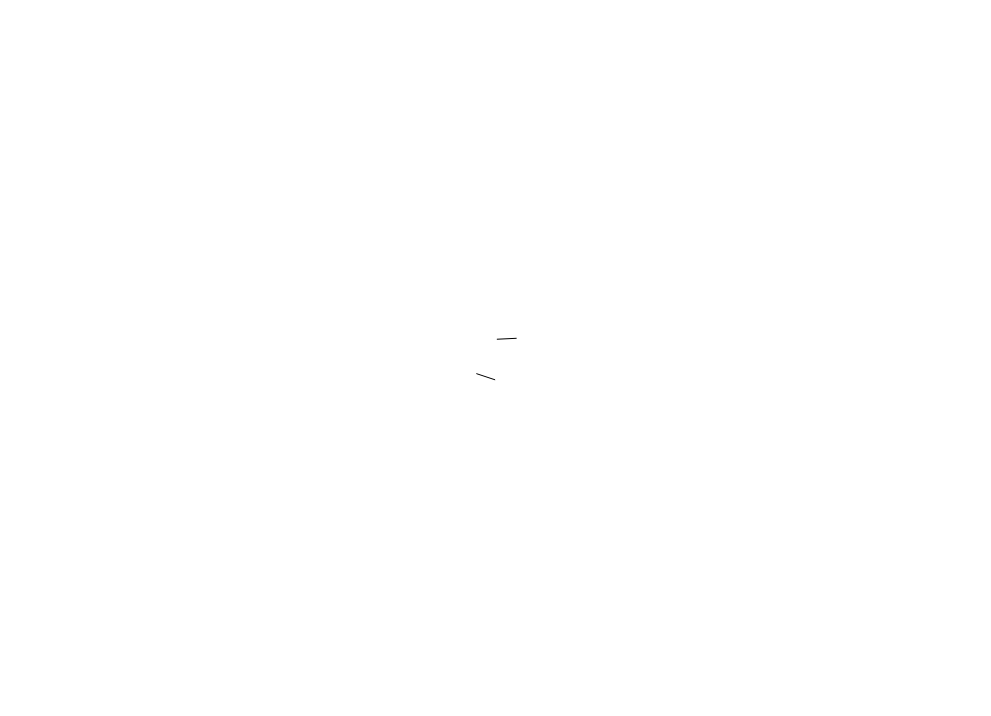
Frame 1 (no input)
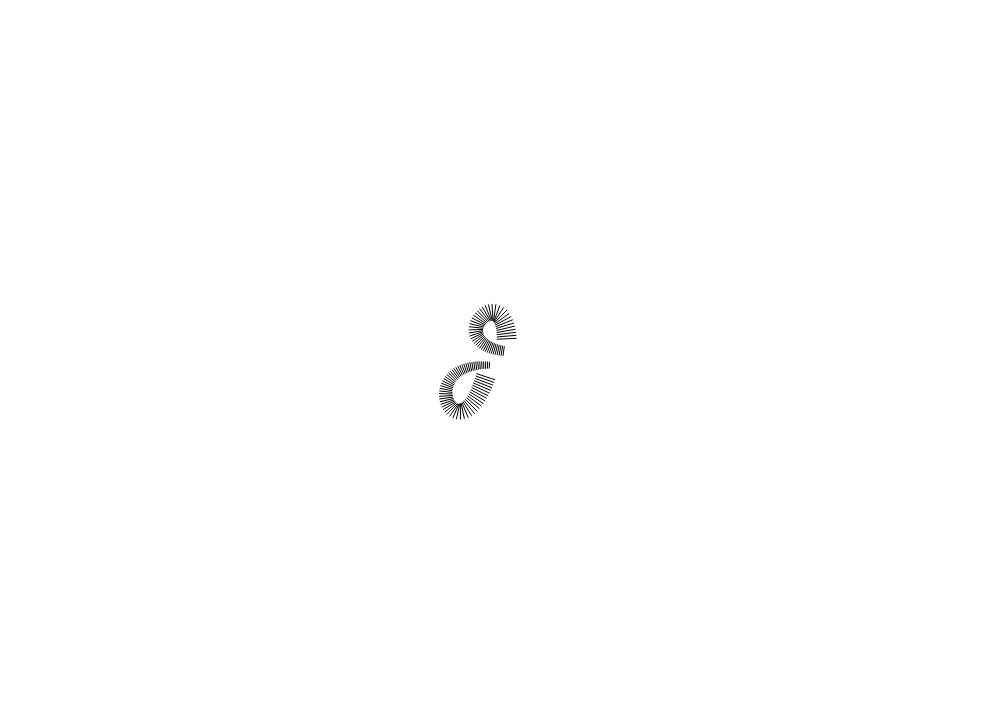
Frame 60 (no input)
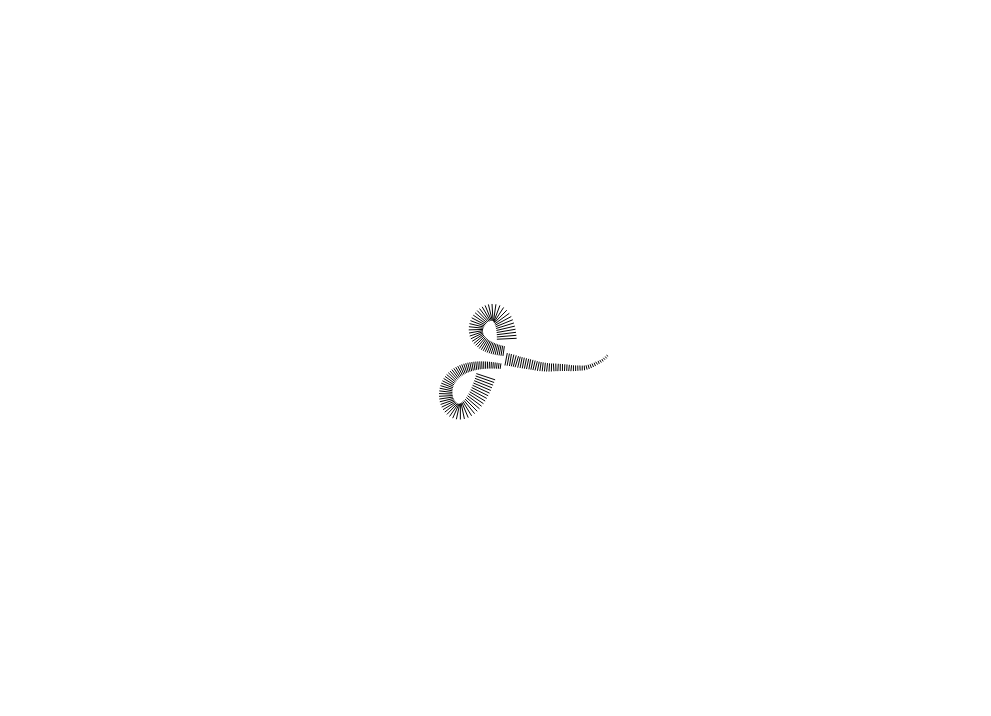
Frame 120 (the mouse pressed at the canvas centre since frame 60)

The p5.js sketch that drew these frames (run headless with seeded random() and noise() and a simulated clock; from frame 60 on, the mouse is pressed at the canvas centre):

// p5.js sketch
// ── sketch.js
/*
todo/versions:
[ ] get the convergence running 
  [x] add basic step functionality
  [x] get it running for 2 random points.
  [x] let them just continue in a straight spike afterwards
  [ ] test & tweak -> thickness
[ ] do the same thing but with text points
  [ ] try embroidering different fonts
  [ ] test & tweak -> font choice, vertex interpolation (if necessary)
[ ] implement scanning
  [ ] from this phase on i dont think i need to do a lot of test runs
[ ] implement divergence
[ ] implement flowers
*/

const STEP_SIZE = 4; //in DU
const START_THICKNESS = 35;
const THICKNESS_FALLOFF = 0.4; //only for debugging

let runners = [];
let sections = [];
let coords = [];

// hoop sizes expressed in du ( dst units: 1du = 0.1mm)
// these are from the manual. supposedly if we stay within that range they should read but needs testing.
const HOOP = {
  s:{
    w: 1000,
    h: 1000
  },
  l:{
    w:1800,
    h:1300
  }
}

const DISPLAY_RATIO = 0.55;

function preload() {
}

function setup() {
  createCanvas( 
    ceil(DISPLAY_RATIO * HOOP.l.w), 
    ceil(DISPLAY_RATIO * HOOP.l.h) 
  );

  angleMode(RADIANS);
  
  // get starting runners from text

  // 2 test runners to get convergence. want these kinda close together but not necessarily facing the same direction
  runners.push(new runner(
    HOOP.l.w*0.5 + (random() - 0.5) * 100, 
    HOOP.l.h*0.5 + (random() - 0.5) * 100,
    random()*2*PI,
    START_THICKNESS
  ));
  runners.push(new runner(
    HOOP.l.w*0.5 + (random() - 0.5) * 100, 
    HOOP.l.h*0.5 + (random() - 0.5) * 100,
    random()*2*PI,
    START_THICKNESS
  ));

  // set all to convergent mode with eachother
  runners[0].compute_converge(1);
}

function draw() {
  // step all runners (non parallel)
  for(const runner of runners){
    fill("red")
    noStroke();
    if(runner.live) runner.scan();
  }
  
  for(const runner of runners){
    stroke(0)
    noFill();
    if(runner.live) runner.step();
  }

  // step all flowers?

  // export when all runners & flowers are dead
  // start with 2 stitch sections so i dont have to do any fucked up interpolation.
  // honestly prettier that way anyway
}


function keyPressed(){
  if(key === 'e' || key === 'E'){
    coords = [];
    //reset all section embroidered properties for repeatability

    while(sections.some(s => !s.embroidered)){
      sections.find(s => !s.embroidered).embroider();
    }

    dst.export(coords,"tendrils_2_points")
  }
}
// ── runner.js
class runner {
  constructor(x, y, dir, thickness){
    this.live = true;

    this.id = runners.length;
    this.pos = createVector(x,y);
    this.dir = dir;
    this.thickness = thickness;

    this.last_sections = [];

    this.converging = false;
    this.converge_path = [];
    this.converge_complete = false;
    this.converge_partner = null;
  }
  
  scan(){
    if(this.converging){
        if(this.converge_complete){
            return;
        }

        this.pos = this.converge_path.shift();

        if(this.converge_path.length == 0){
            const partner = runners[this.converge_partner];
            if(partner.converge_complete){
                this.step();
                partner.step();
                this.live = false;
                partner.live = false;
                runners.push(new runner(
                    0.5 * (this.pos.x + partner.pos.x),
                    0.5 * (this.pos.y + partner.pos.y),
                    this.dir,
                    (this.thickness + partner.thickness) * 0.9
                ));
                runners[runners.length - 1].last_sections = [this.last_sections[0], partner.last_sections[0]];
                return;
            }
            else{
                this.step();
                this.converge_complete = true;
                return;
            }
        }

        this.dir = p5.Vector.sub(this.converge_path[0], this.pos).heading();

        return;
    }

    // scan for nutrients

    // decide converge/diverge/step

    // if step -> shift direction
    const max_angle = Math.atan(STEP_SIZE / this.thickness);

    // set temporary test angle
    this.dir = (this.dir + (noise(this.id*100, frameCount)-0.5) * max_angle) % (2*PI);
    
    // move position
    this.pos.add(p5.Vector.fromAngle(this.dir, STEP_SIZE));
  }

  step(){
    // dont do shit if its waiting
    if(this.converging && this.converge_complete){
        return;
    }

    //process nutrients
        // evaluate nutrient map at new pos
        // change thickness accordingly
    this.thickness -= THICKNESS_FALLOFF;

    if(this.thickness < 2){
        this.live = false;
        return;
    }

    // push section
    sections.push(new section(this.pos.copy(), this.dir, this.thickness));
    for(const section of this.last_sections){
        sections[section].next = sections.length-1;
    }
    this.last_sections = [sections.length - 1];
    
    const p0 = p5.Vector.add(this.pos, p5.Vector.fromAngle(this.dir, this.thickness*0.5).rotate(0.5*PI));
    const p1 = p5.Vector.add(this.pos, p5.Vector.fromAngle(this.dir, this.thickness*0.5).rotate(-0.5*PI));
    line(
        DISPLAY_RATIO * p0.x,
        DISPLAY_RATIO * p0.y,
        DISPLAY_RATIO * p1.x,
        DISPLAY_RATIO * p1.y
    );
  }

  // convergence path calculation is handled by the runner that initializes the convergence.
  compute_converge(partner_id){
    const partner = runners[partner_id];

    // start computing the actual path :( ahhhh
    let avg_dir = 0.5 * (this.dir + partner.dir);
    if(Math.abs(avg_dir - this.dir) > 0.25*PI){
        avg_dir = (avg_dir + PI) % (2*PI)
    } // literally just getting the avg angle is already hacked lmaoo

    let check_pos = createVector(
        0.5 * (this.pos.x + partner.pos.x),
        0.5 * (this.pos.y + partner.pos.y)
    );

    // just retry finding it until its got smth ok
    let path_length = Infinity;
    let path1_length = 0;
    let path2_length = 0;
    while(check_pos.dist(this.pos) < 100){
        check_pos.add(p5.Vector.fromAngle(avg_dir, STEP_SIZE));

        //temp debugging
        // circle(DISPLAY_RATIO * check_pos.x,DISPLAY_RATIO * check_pos.y,2)

        // now compute bezier towards goal for both
        let path1 = [];
        let path2 = [];
        for(let handle_length = 20; handle_length < 150; handle_length += 10){
            if(!path1.length) path1 = this.get_bezier(check_pos, avg_dir, handle_length);
            if(!path2.length) path2 = partner.get_bezier(check_pos, avg_dir, handle_length);
        }
        if(!path1.length || !path2.length) continue;

        path1_length = 0;
        path2_length = 0;
        for(let i=1; i < path1.length; i++){
            path1_length += p5.Vector.dist(path1[i], path1[i-1]);
        }
        for(let i=1; i < path2.length; i++){
            path2_length += p5.Vector.dist(path2[i], path2[i-1]);
        }
        
        if(path1 + path2 > path_length){
            break;
        } 
        
        this.converge_path = path1;
        partner.converge_path = path2;

        path_length = path1 + path2;
    }

    print(`final path_lengths: ${path1_length}, ${path2_length}`);
    
    // do the pathfinding again but for offset positions.
    let path1a = [];
    let path2a = [];
    for(let handle_length = 20; handle_length < 250; handle_length += 10){
        if(!path1a.length) path1a = this.get_bezier(
            p5.Vector.add(check_pos, p5.Vector.fromAngle(avg_dir + 0.5*PI, this.thickness*0.4)), 
            avg_dir, handle_length);
        if(!path2a.length) path2a = partner.get_bezier(
            p5.Vector.add(check_pos, p5.Vector.fromAngle(avg_dir - 0.5*PI, partner.thickness*0.4)), 
            avg_dir, handle_length);
    }
    let path1b = [];
    let path2b = [];
    for(let handle_length = 20; handle_length < 250; handle_length += 10){
        if(!path1b.length) path1b = this.get_bezier(
            p5.Vector.add(check_pos, p5.Vector.fromAngle(avg_dir - 0.5*PI, this.thickness*0.4)), 
            avg_dir, handle_length);
        if(!path2b.length) path2b = partner.get_bezier(
            p5.Vector.add(check_pos, p5.Vector.fromAngle(avg_dir + 0.5*PI, partner.thickness*0.4)), 
            avg_dir, handle_length);
    }
    
    let pathA_length = 0;
    let pathB_length = 0;
    for(let i=1; i < path1a.length; i++){
        pathA_length += p5.Vector.dist(path1a[i], path1a[i-1]);
    }
    for(let i=1; i < path2a.length; i++){
        pathA_length += p5.Vector.dist(path2a[i], path2a[i-1]);
    }
    for(let i=1; i < path1b.length; i++){
        pathB_length += p5.Vector.dist(path1b[i], path1b[i-1]);
    }
    for(let i=1; i < path2b.length; i++){
        pathB_length += p5.Vector.dist(path2b[i], path2b[i-1]);
    }

    if(pathA_length < pathB_length && path1a.length && path2a.length){
        this.converge_path = path1a;
        partner.converge_path = path2a;
    } else {
        this.converge_path = path1b;
        partner.converge_path = path2b;
    }

    // have a failsafe mechanism in case it couldnt find shit.
    if(this.converge_path.length > 0){
        this.converging = true;
        this.converge_partner = partner_id;
        this.converge_complete = false;
        partner.converging = true;
        partner.converge_partner = this.id;
        partner.converge_complete = false;
    } else{
        print("failed to match convergence")
    }


  }

  diverge(){

  }


  get_bezier(target_pos, target_dir, handle_length){
    const max_angle = Math.atan(STEP_SIZE / this.thickness);

    const p0 = this.pos;
    const p1 = p5.Vector.add(this.pos, p5.Vector.fromAngle(this.dir, handle_length));
    const p2 = p5.Vector.add(target_pos, p5.Vector.fromAngle((target_dir + PI) % (2*PI), handle_length));
    const p3 = target_pos;

    const bezier_array = [];
    let t = 0;
    while(t < 1){
        const sample_length = this.sample_bezier(t, p0, p1, p2, p3).dist(this.sample_bezier(t + 0.1, p0, p1, p2, p3));
        t += 0.1 * STEP_SIZE / sample_length;

        bezier_array.push(this.sample_bezier(t, p0, p1, p2, p3));
        
        // do a convoluted check to make sure its not breaking the minimum angle shit
        const i = bezier_array.length - 1;
        if(i < 2) continue

        const dir1 = p5.Vector.sub(bezier_array[i-1], bezier_array[i-2])
        const dir2 = p5.Vector.sub(bezier_array[i], bezier_array[i-1])
        if(Math.abs(dir1.angleBetween(dir2)) > max_angle * 2){
            return [];
        }
    }

    return bezier_array;
  }

  sample_bezier(t, p0, p1, p2, p3){
    return createVector(
        Math.pow(1 - t,3) * p0.x + 
        3 * Math.pow(1 - t, 2) * t * p1.x +
        3 * (1 - t) * Math.pow(t, 2) * p2.x + 
        Math.pow(t, 3) * p3.x,
        Math.pow(1 - t,3) * p0.y + 
        3 * Math.pow(1 - t, 2) * t * p1.y +
        3 * (1 - t) * Math.pow(t, 2) * p2.y + 
        Math.pow(t, 3) * p3.y
    )
  }

}
// ── section.js
class section{
    constructor(pos, dir, thickness){
        this.pos = pos;
        this.dir = dir;
        this.thickness = thickness;
        this.next = null;
        this.embroidered = false;
    }

    embroider(){
        if(this.embroidered) return;

        coords.push(p5.Vector.add(this.pos, p5.Vector.fromAngle(this.dir, this.thickness*0.5).rotate(0.5*PI)));
        coords.push(p5.Vector.add(this.pos, p5.Vector.fromAngle(this.dir, this.thickness*0.5).rotate(-0.5*PI)));
        this.embroidered = true;

        if(this.next){
            sections[this.next].embroider();
        }
    }

}
